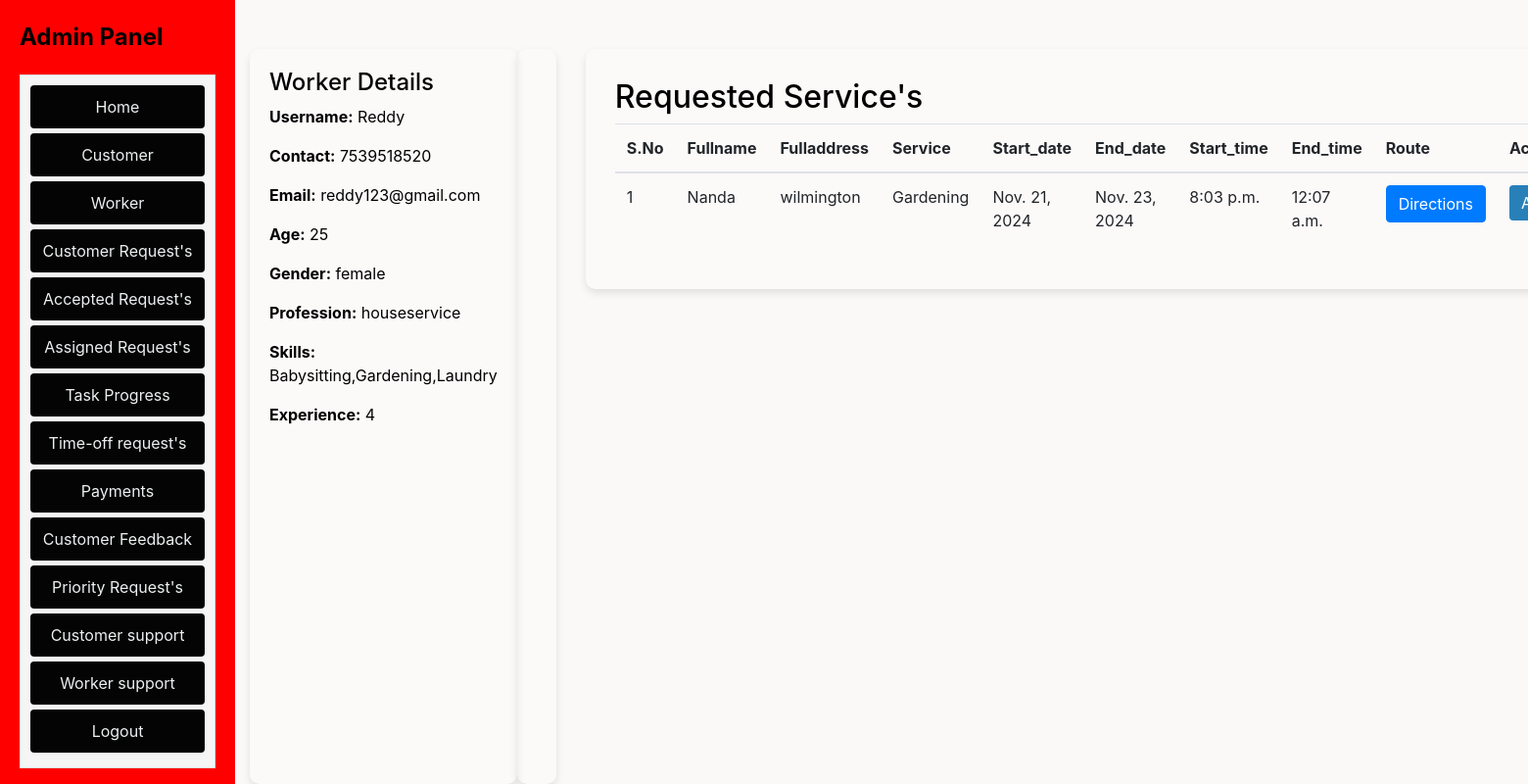
Screenshot of /wfmadmin/admin_worker_details?id=2 with the database file from the repository.
### wfmadmin/models.py (models this page shows, shortened)
class worker(models.Model):
    id = models.AutoField(primary_key=True)
    firstname = models.CharField(max_length=30)
    lastname = models.CharField(max_length=30)
    address = models.CharField(max_length=100)
    city = models.CharField(max_length=20)
    state = models.CharField(max_length=20)
    country = models.CharField(max_length=20)
    username = models.CharField(max_length=20)
    email = models.EmailField(max_length=20)
    number = models.IntegerField()
    password = models.CharField(max_length=20)
    status = models.BooleanField(default=False)
    created_at = models.DateTimeField(auto_now_add=True)

class WorkerProfile(models.Model):
    worker = models.OneToOneField(worker, on_delete=models.CASCADE)
    age = models.IntegerField(blank=True, null=True)
    gender = models.CharField(max_length=10, choices=[('male', 'Male'), ('female', 'Female')], blank=True)
    profession = models.CharField(max_length=50, blank=True)
    skills = models.TextField(blank=True)
    experience = models.IntegerField(blank=True, null=True)
    status = models.CharField(max_length=20, default="Unavailable")
    created_at = models.DateTimeField(auto_now_add=True)

class CustomerServiceRequest(models.Model):
    id = models.AutoField(primary_key=True)
    user_id = models.CharField(max_length=100)
    fullname = models.CharField(max_length=100)
    fulladdress = models.CharField(max_length=255)
    location = models.CharField(max_length=1024)
    service = models.CharField(max_length=100)
    start_date = models.DateField()
    end_date = models.DateField()
    start_time = models.TimeField()
    end_time = models.TimeField()
    status = models.CharField(max_length=100, default='none')
    pri_status = models.CharField(max_length=100, default='none')
    ser_status = models.BooleanField(default=True)
    created_at = models.DateTimeField(auto_now_add=True)

### wfmadmin/views.py (the view)
# urls.py: path('admin_worker_details', admin_worker_details, name='admin_worker_details'),
def admin_worker_details(request):
    worker_id = request.GET.get('id')
    worker_details = get_object_or_404(worker, id=worker_id)
    worker_profile = get_object_or_404(WorkerProfile, worker=worker_details)
    worker_skills = [skill.strip() for skill in worker_profile.skills.split(',')]
    skill_queries = Q()
    for skill in worker_skills:
        skill_queries |= Q(service__icontains=skill)
    assigned_requests = Assignment.objects.values_list('request_id', flat=True)
    matching_customer_requests = CustomerServiceRequest.objects.filter(
        skill_queries,
        status='accepted'
    ).exclude(id__in=assigned_requests).order_by('-created_at')
    assignments = Assignment.objects.filter(worker=worker_details)
    events = []
    for assignment in assignments:
        events.append({
            'title': assignment.title,
            'start': assignment.start.isoformat(),
            'end': assignment.end.isoformat()
        })
    context = {
        'worker': worker_details,
        'customer_request': matching_customer_requests,
        'events': events
    }
    return render(request, 'admin/admin_worker_details.html', context)

### templates/admin/admin_worker_details.html (shortened to what this page needs)
<!DOCTYPE html>
<html lang="en">
<head>
  <link href="https://stackpath.bootstrapcdn.com/bootstrap/4.5.2/css/bootstrap.min.css" rel="stylesheet">
  <link rel="stylesheet" href="https://cdnjs.cloudflare.com/ajax/libs/font-awesome/5.15.3/css/all.min.css">
  <link rel="stylesheet" href="https://cdnjs.cloudflare.com/ajax/libs/fullcalendar/3.10.2/fullcalendar.min.css">
</head>
<body>
  {% include 'admin/adminnavbar.html' %}
  <div class="container content-wrapper">
    <div class="sidebar">
        <h4>Worker Details</h4>
        <p><strong>Username:</strong> {{ worker.username }}</p>
        <p><strong>Contact:</strong> {{ worker.number }}</p>
        <p><strong>Email:</strong> {{ worker.email }}</p>
        <p><strong>Age:</strong> {{ worker.workerprofile.age }}</p>
        <p><strong>Gender:</strong> {{ worker.workerprofile.gender }}</p>
        <p><strong>Profession:</strong> {{ worker.workerprofile.profession }}</p>
        <p><strong>Skills:</strong> {{ worker.workerprofile.skills }}</p>
        <p><strong>Experience:</strong> {{ worker.workerprofile.experience }}</p>
    </div>
    <div id="calendar"></div>
  </div>
  <section id="contact" class="contact" style="display: contents;">
    <div class="container" data-aos="fade-up">
      <div class="form-container">
        <div class="section-title">
            <h2 style="color: black;">Requested Service's</h2>
        </div>
        <div class="row">
            <div class="col-lg-12">
                <div class="table-responsive">
                    <table class="table">
                        <thead>
                            <tr>
                                <th>S.No</th>
                                <th>Fullname</th>
                                <th>Fulladdress</th>
                                <th>Service</th>
                                <th>Start_date</th>
                                <th>End_date</th>
                                <th>Start_time</th>
                                <th>End_time</th>
                                <th>Route</th>
                                <th>Action</th>
                            </tr>
                        </thead>
                        <tbody>
                            {% for req in customer_request %}
                                <tr>
                                    <td>{{forloop.counter}}</td>
                                    <td>{{ req.fullname }}</td>
                                    <td>{{ req.fulladdress }}</td>
                                    <td>{{ req.service }}</td>
                                    <td>{{ req.start_date }}</td>
                                    <td>{{ req.end_date }}</td>
                                    <td>{{ req.start_time }}</td>
                                    <td>{{ req.end_time }}</td>
                                    <td>
                                      <a href="{{ req.location }}" target="_blank">
                                          <button type="button" class="btn btn-primary">Directions</button>
                                      </a>
                                  </td>
                                  <td>
                                    <form method="post" action="{% url 'assign_worker' %}">
                                      <button type="submit" class="btn btn-secondary">Assign</button>
                                  </form>
                                </td>
                                </tr>
                            {% endfor %}
                        </tbody>
                    </table>
                </div>
            </div>
        </div>
      </div>
    </div>
</section>
</body>
</html>

### templates/admin/admin_worker_details.html (style rules this page uses)
body { background-color: white; color: #ecf0f1; }
.container { margin-top: 50px; }
.form-container { background-color: rgba(255, 255, 255, 0.1); padding: 30px; border-radius: 10px; box-shadow: 0 4px 8px rgba(0, 0, 0, 0.1); }
.btn-secondary { background-color: #2980b9; border: none; }
.sidebar { background-color: rgba(255, 255, 255, 0.1); padding: 20px; border-radius: 10px; box-shadow: 0 4px 8px rgba(0, 0, 0, 0.1); }
.content-wrapper { display: flex; justify-content: space-between; }
#calendar { background-color: rgba(255, 255, 255, 0.1); padding: 20px; border-radius: 10px; box-shadow: 0 4px 8px rgba(0, 0, 0, 0.1); }

### templates/admin/adminnavbar.html (style rules this page uses)
body { background-color: #fbf8f8; color: #000000; }
.container { margin-top: 50px; }

### rows the page displays
worker: username "Reddy", number "7539518520", email "reddy123@gmail.com", workerprofile.age "25", workerprofile.gender "female", workerprofile.profession "houseservice", workerprofile.skills "Babysitting,Gardening,Laundry", workerprofile.experience "4"
CustomerServiceRequest: fullname "Nanda", fulladdress "wilmington", service "Gardening", start_date "Nov. 21, 2024", end_date "Nov. 23, 2024", start_time "8:03 p.m.", end_time "12:07 a.m."
